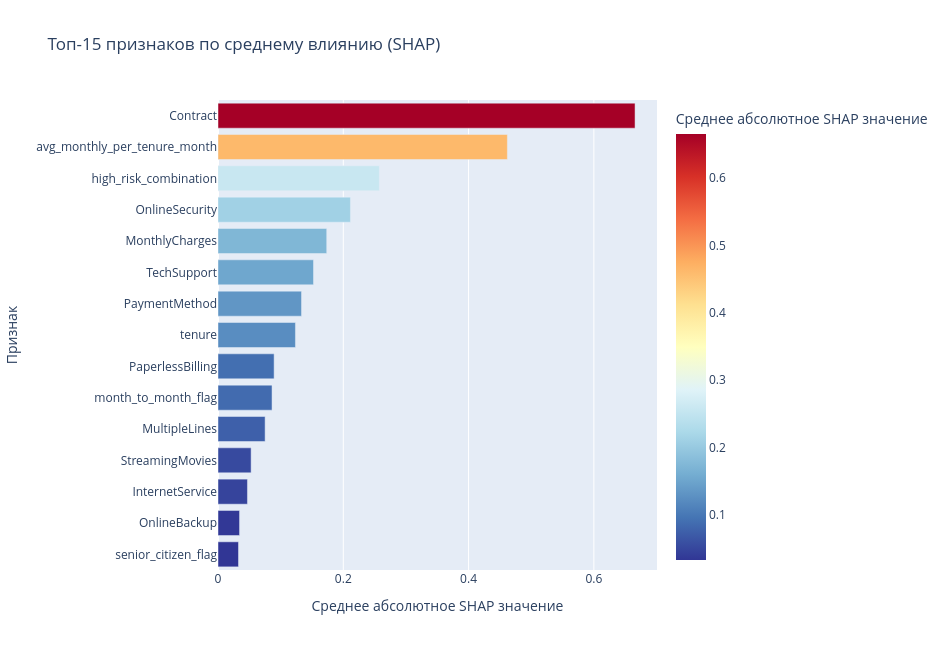

Write notebook code for a chart like this one.
### Code cell
# SHAP Analysis

explainer = shap.TreeExplainer(final_model)

# Вычисляем SHAP значения для тестового набора
shap_values = explainer.shap_values(X_test)

# Summary Plot (Beeswarm) 
print("SHAP Summary Plot (Global Importance)")

plt.figure(figsize=(12, 8))
shap.summary_plot(shap_values, X_test, plot_type="dot", show=False)
plt.title("SHAP Summary Plot — Влияние признаков на предсказание оттока")
plt.tight_layout()
plt.show()

shap_df = pd.DataFrame(shap_values, columns=X_test.columns)

# Среднее абсолютное влияние признака
mean_shap = np.abs(shap_df).mean().sort_values(ascending=False).head(15).reset_index()
mean_shap.columns = ['feature', 'mean_shap']

fig_shap = px.bar(
    mean_shap,
    x='mean_shap',
    y='feature',
    orientation='h',
    title='Топ-15 признаков по среднему влиянию (SHAP)',
    labels={'mean_shap': 'Среднее абсолютное SHAP значение', 'feature': 'Признак'},
    color='mean_shap',
    color_continuous_scale='RdYlBu_r'
)

fig_shap.update_layout(height=650, width=950, yaxis=dict(autorange="reversed"))
fig_shap.show()

# Waterfall Plot
print("\nПример объяснения предсказания для одного клиента")

high_risk_idx = np.argsort(y_pred_proba)[-1] 

shap.waterfall_plot(
    shap.Explanation(
        values=shap_values[high_risk_idx],
        base_values=explainer.expected_value,
        data=X_test.iloc[high_risk_idx],
        feature_names=X_test.columns.tolist()
    ),
    max_display=15
)

# Топ-10 признаков в табличном виде
print("\nТоп-10 самых важных признаков по SHAP:")
display(mean_shap.head(10).style.format({'mean_shap': '{:.4f}'}))

### Figure 1 — Plotly figure (JSON) as saved in the notebook; plotly's stock layout.template omitted (floating-point values rounded to 4 significant figures)
{"data": [{"hovertemplate": "Среднее абсолютное SHAP значение=%{marker.color}<br>Признак=%{y}<extra></extra>", "legendgroup": "", "marker": {"color": [0.6658, 0.462, 0.2576, 0.2114, 0.1736, 0.1525, 0.1333, 0.1236, 0.08958, 0.08626, 0.07522, 0.05287, 0.04704, 0.03441, 0.03274], "coloraxis": "coloraxis", "pattern": {"shape": ""}}, "name": "", "orientation": "h", "showlegend": false, "textposition": "auto", "type": "bar", "x": [0.6658, 0.462, 0.2576, 0.2114, 0.1736, 0.1525, 0.1333, 0.1236, 0.08958, 0.08626, 0.07522, 0.05287, 0.04704, 0.03441, 0.03274], "xaxis": "x", "y": ["Contract", "avg_monthly_per_tenure_month", "high_risk_combination", "OnlineSecurity", "MonthlyCharges", "TechSupport", "PaymentMethod", "tenure", "PaperlessBilling", "month_to_month_flag", "MultipleLines", "StreamingMovies", "InternetService", "OnlineBackup", "senior_citizen_flag"], "yaxis": "y"}], "layout": {"barmode": "relative", "coloraxis": {"colorbar": {"title": {"text": "Среднее абсолютное SHAP значение"}}, "colorscale": [[0, "rgb(49,54,149)"], [0.1, "rgb(69,117,180)"], [0.2, "rgb(116,173,209)"], [0.3, "rgb(171,217,233)"], [0.4, "rgb(224,243,248)"], [0.5, "rgb(255,255,191)"], [0.6, "rgb(254,224,144)"], [0.7, "rgb(253,174,97)"], [0.8, "rgb(244,109,67)"], [0.9, "rgb(215,48,39)"], [1, "rgb(165,0,38)"]]}, "height": 650, "legend": {"tracegroupgap": 0}, "title": {"text": "Топ-15 признаков по среднему влиянию (SHAP)"}, "width": 950, "xaxis": {"anchor": "y", "domain": [0, 1], "title": {"text": "Среднее абсолютное SHAP значение"}}, "yaxis": {"anchor": "x", "autorange": "reversed", "domain": [0, 1], "title": {"text": "Признак"}}}}
